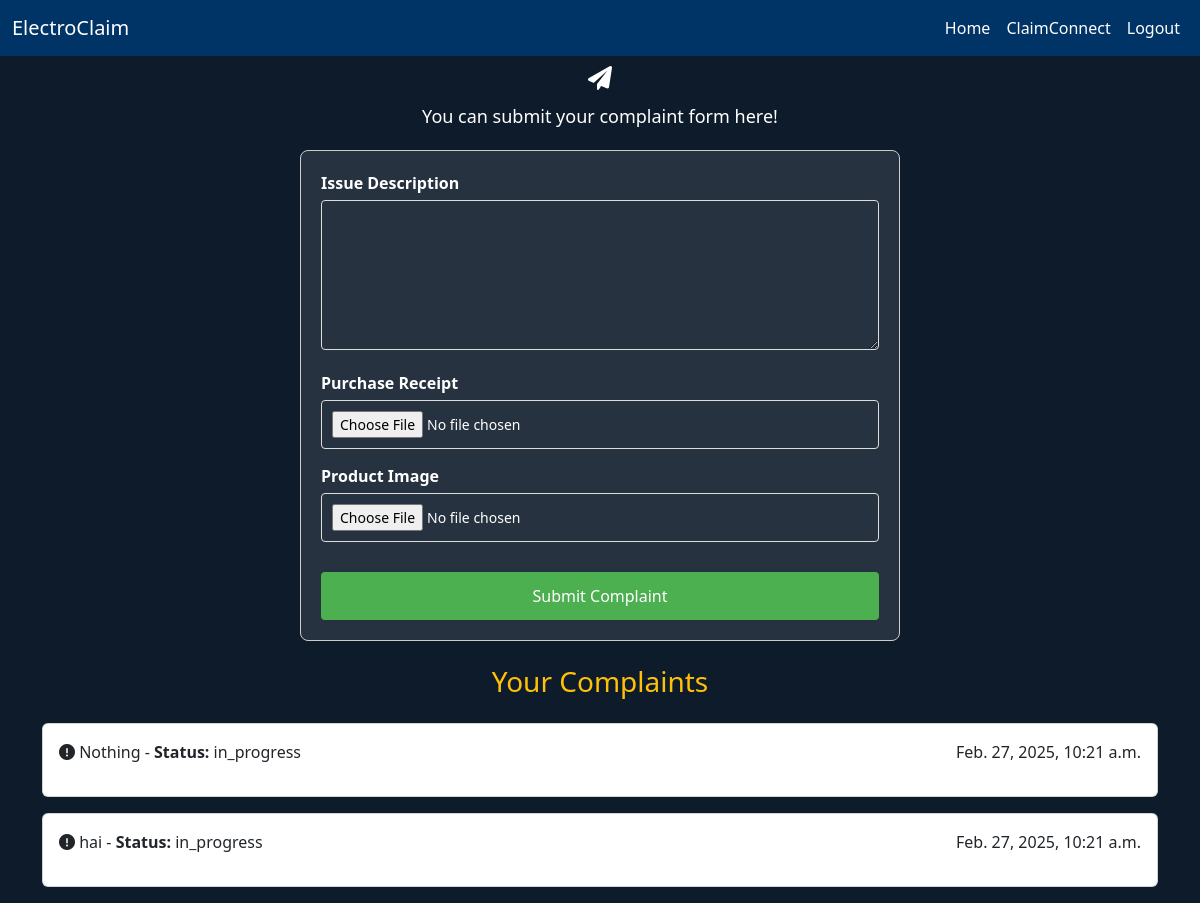
The app's page /submit_complaint/ (signed in), older data.
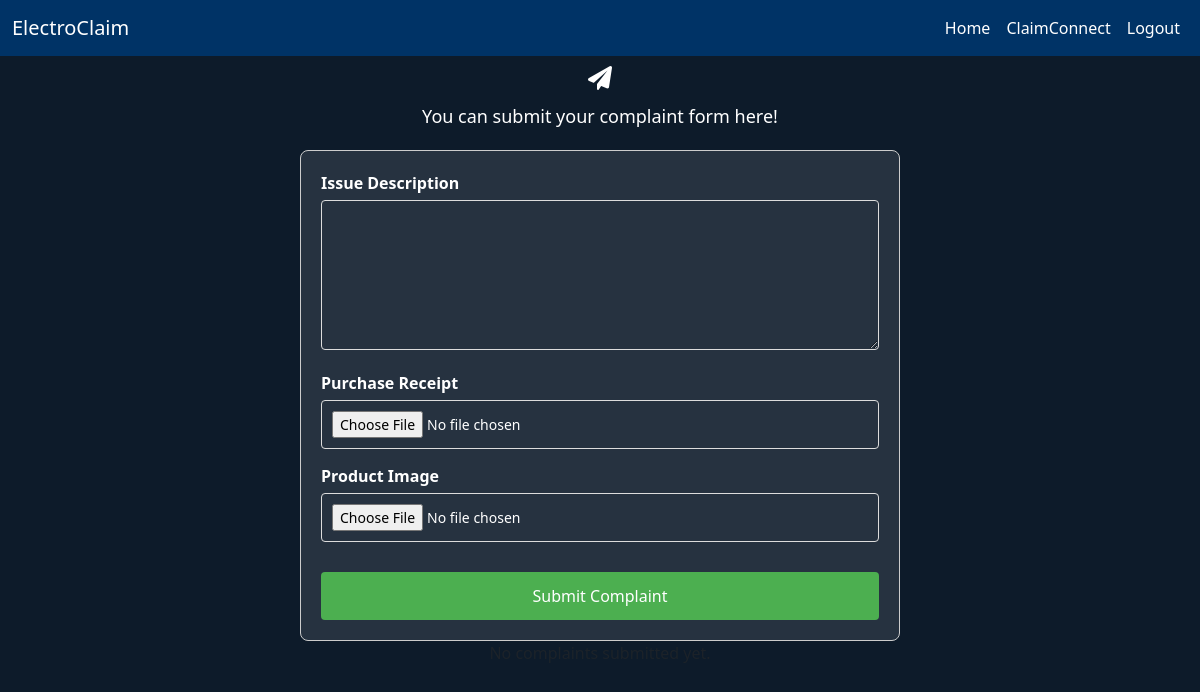
The same page, newer data.
### myapp/models.py (models this page shows, shortened)
class Complaint(models.Model):
    user = models.ForeignKey(get_user_model(), on_delete=models.CASCADE)
    issue_description = models.TextField()
    purchase_receipt = models.FileField(upload_to='complaints/receipts/')
    product_image = models.ImageField(upload_to='complaints/images/')
    status_choices = [
        ('submitted', 'Submitted'),
        ('in_progress', 'In Progress'),
        ('resolved', 'Resolved'),
        ('rejected', 'Rejected'),
    ]
    status = models.CharField(max_length=20, choices=status_choices, default='submitted')
    created_at = models.DateTimeField(auto_now_add=True)
    updated_at = models.DateTimeField(auto_now=True)

### myapp/views.py (the view, shortened to what this page needs)
# urls.py: path('submit_complaint/', SubmitComplaintView.as_view(), name='submit_complaint'),
class SubmitComplaintView(View):
    def get(self, request):
        form = ComplaintForm()
        complaints = Complaint.objects.filter(user=request.user)
        return render(request, 'submit_complaint.html', {'form': form,'complaints':complaints})

### myapp/forms.py
class ComplaintForm(forms.ModelForm):
    class Meta:
        model = Complaint
        fields = ['issue_description', 'purchase_receipt', 'product_image']

### myapp/templates/submit_complaint.html (shortened to what this page needs)
{% extends 'base.html' %}
{% block main_block %}
<div class="message-container">
    <i class="fas fa-paper-plane"></i>
    <p>You can submit your complaint form here!</p>
</div>
<form action="" method="post" class="complaint-form" enctype="multipart/form-data">
    <div class="form-group">
        <label for="issue_description">Issue Description</label>
        {{ form.issue_description }}
    </div>
    <div class="form-group">
        <label for="purchase_receipt">Purchase Receipt</label>
        {{ form.purchase_receipt }}
    </div>
    <div class="form-group">
        <label for="product_image">Product Image</label>
        {{ form.product_image }}
    </div>
    <button type="submit" class="submit-btn">Submit Complaint</button>
</form>
<div class="container">
    {% if complaints %}
        <h3 class="text-center text-warning my-4">Your Complaints</h3>
        {% for complaint in complaints %}
            <div class="card mb-3">
                <div class="card-body d-flex justify-content-between">
                    <p class="text-dark"><i class="fas fa-exclamation-circle"></i> {{ complaint.issue_description }} - <strong>Status:</strong> {{ complaint.status }}</p>
                    <div class="d-flex gap-3">
                    <p class="text-dark">{{complaint.created_at}}</p>
                    </div>
                </div>
            </div>
        {% endfor %}
    {% else %}
        <p class="text-center text-dark text-muted">No complaints submitted yet.</p>
    {% endif %}
</div>
{% endblock %}

Row changes from the older to the newer data that the page shows:
removed Complaint: issue_description "Nothing", status "in_progress", created_at "Feb. 27, 2025, 10:21 a.m."
removed Complaint: issue_description "hai", status "in_progress", created_at "Feb. 27, 2025, 10:21 a.m."
Text that changed along with them:
text no longer shown: "Your Complaints"
